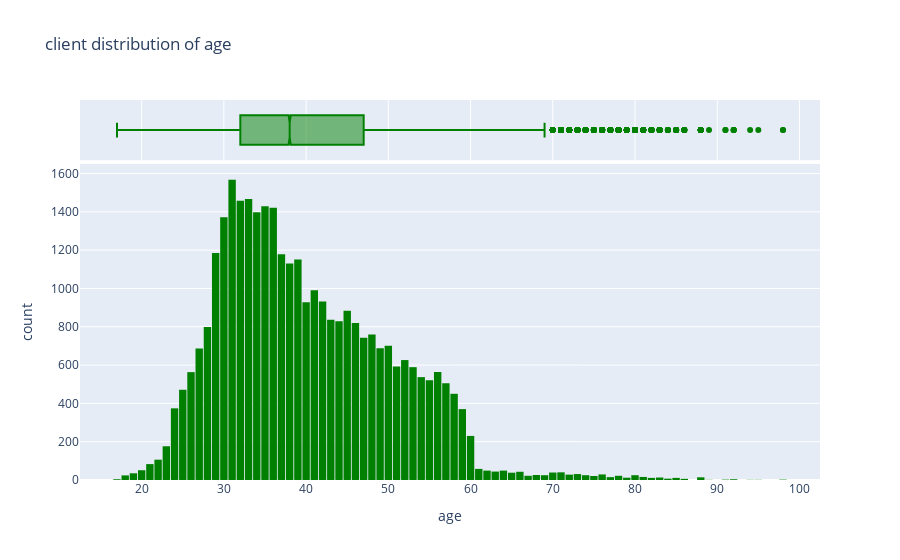

Notebook code cell kept with this figure:
### Code cell
#distribution of clients age 

fig=px.histogram(df,x='age',
                 marginal='box',
                 color_discrete_sequence=['green'],
                 title='client distribution of age')
fig.update_layout(bargap=0.1)
fig.show()

### Figure 1 — Plotly figure (JSON) as saved in the notebook; plotly's stock layout.template omitted (floating-point values rounded to 4 significant figures; data arrays with more than 128 entries replaced by an {"elided": "..."} marker saying what was removed)
{"data": [{"alignmentgroup": "True", "bingroup": "x", "hovertemplate": "age=%{x}<br>count=%{y}<extra></extra>", "legendgroup": "", "marker": {"color": "green", "pattern": {"shape": ""}}, "name": "", "offsetgroup": "", "orientation": "v", "showlegend": false, "type": "histogram", "x": {"elided": "32951 int values"}, "xaxis": "x", "yaxis": "y"}, {"alignmentgroup": "True", "hovertemplate": "age=%{x}<extra></extra>", "legendgroup": "", "marker": {"color": "green"}, "name": "", "notched": true, "offsetgroup": "", "showlegend": false, "type": "box", "x": {"elided": "32951 int values"}, "xaxis": "x2", "yaxis": "y2"}], "layout": {"bargap": 0.1, "barmode": "relative", "legend": {"tracegroupgap": 0}, "title": {"text": "client distribution of age"}, "xaxis": {"anchor": "y", "domain": [0, 1], "title": {"text": "age"}}, "xaxis2": {"anchor": "y2", "domain": [0, 1], "matches": "x", "showgrid": true, "showticklabels": false}, "yaxis": {"anchor": "x", "domain": [0, 0.8316], "title": {"text": "count"}}, "yaxis2": {"anchor": "x2", "domain": [0.8416, 1], "matches": "y2", "showgrid": false, "showline": false, "showticklabels": false, "ticks": ""}}}
